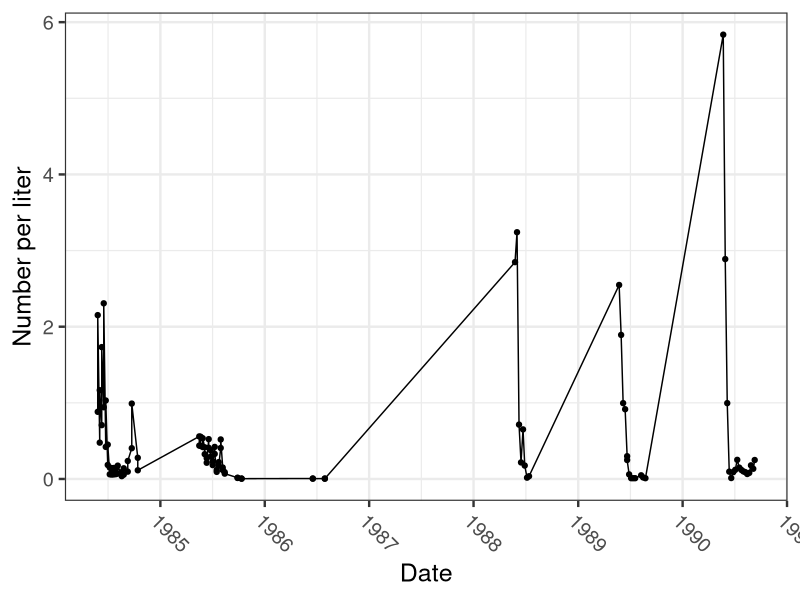
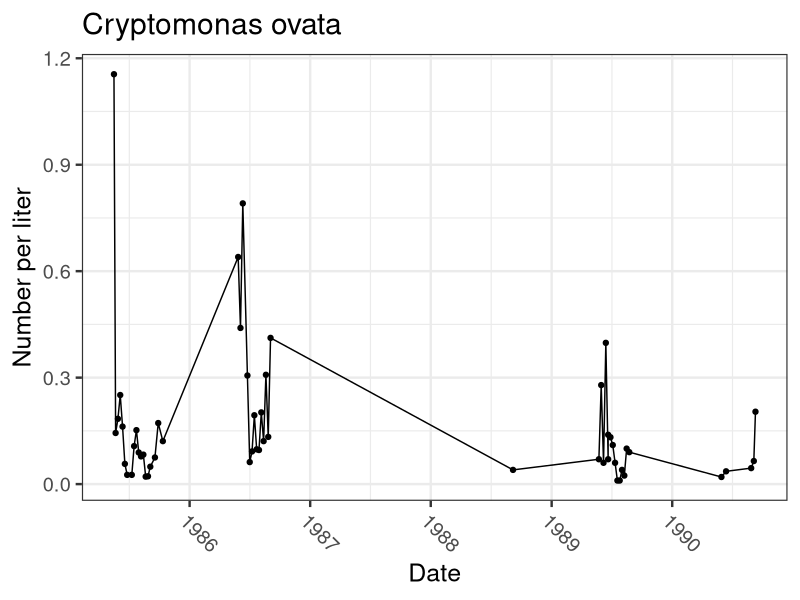
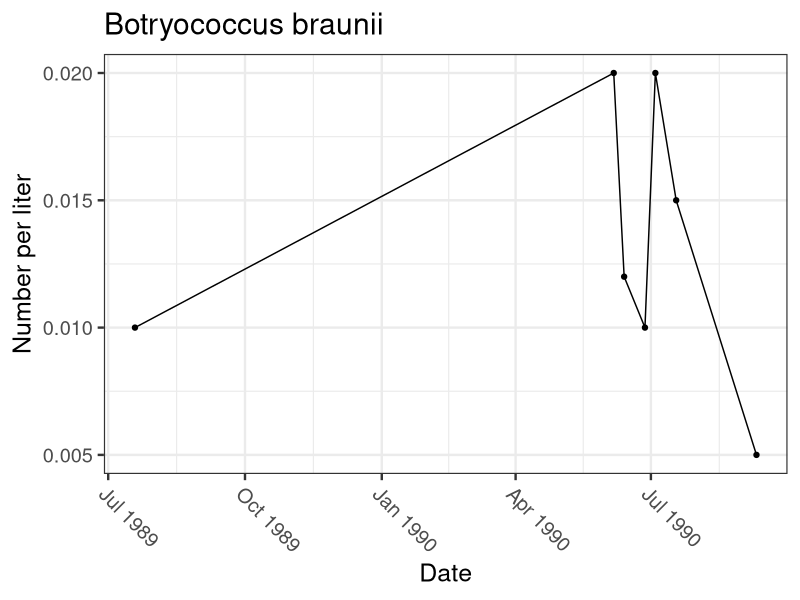
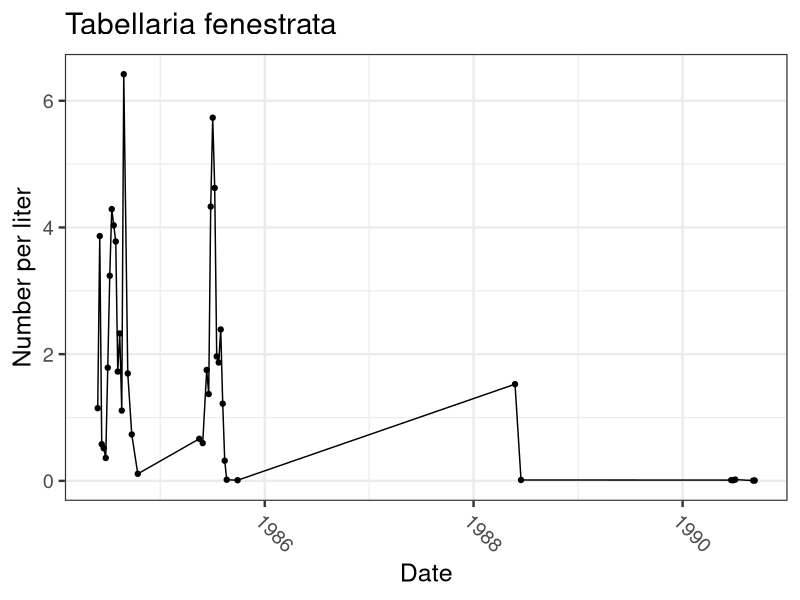
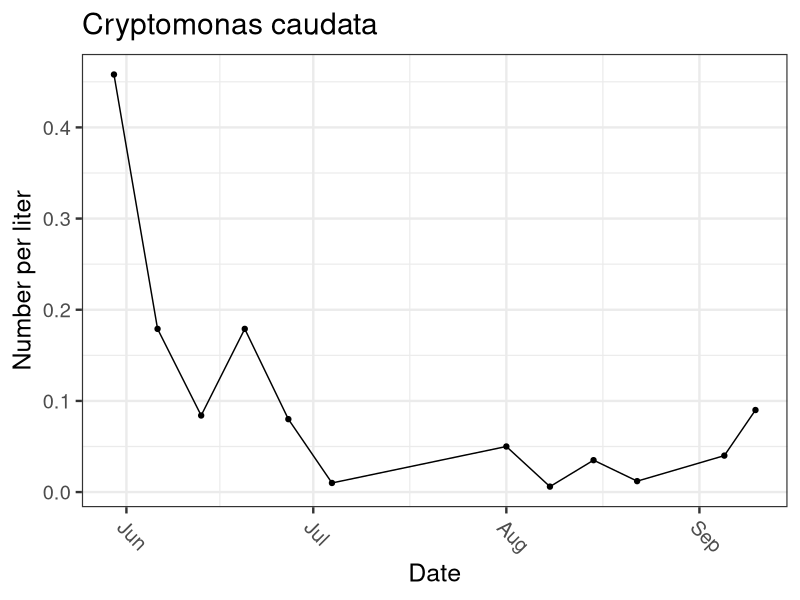
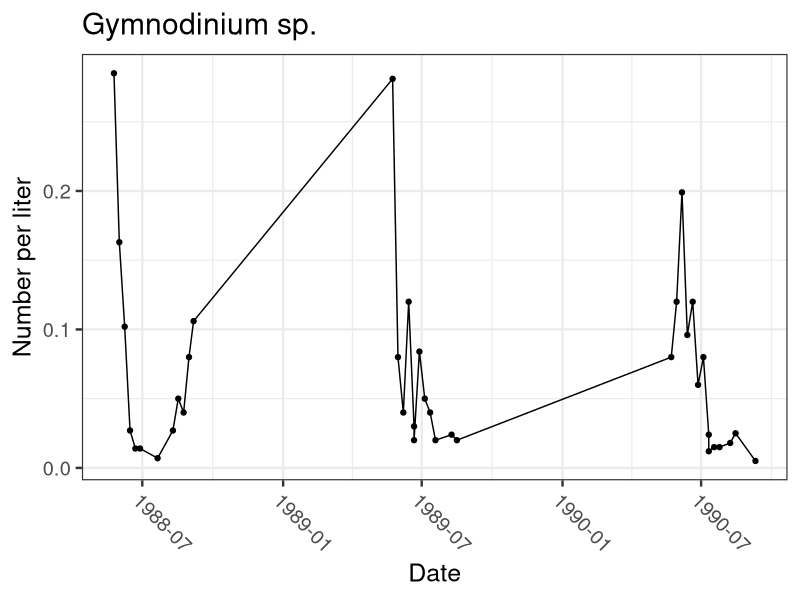
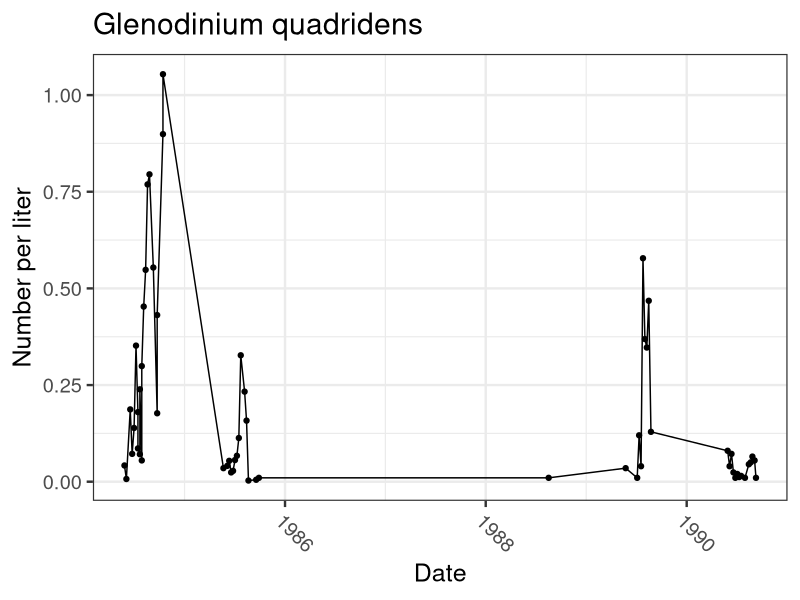
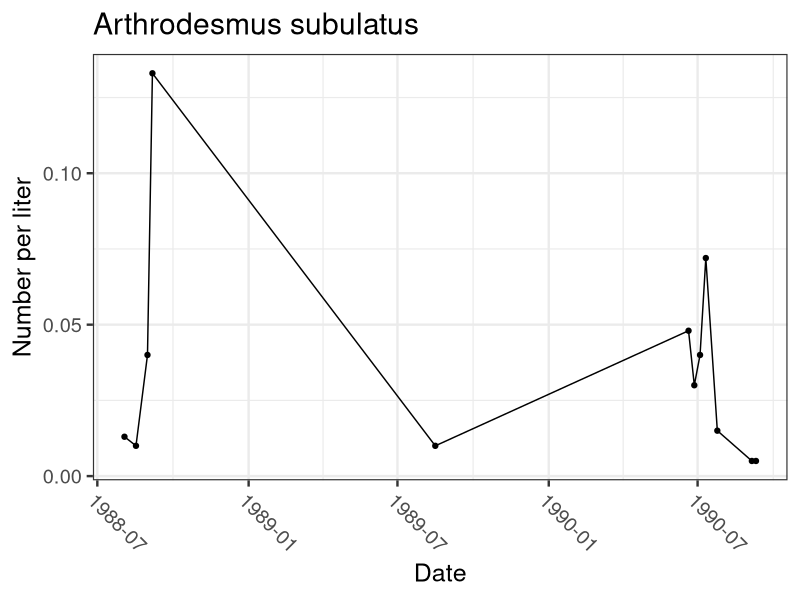

Generate these figures, in order, with R:
# Data from
# https://lter.limnology.wisc.edu/data_TL_phytocatalog/search

library(ggplot2)
library(scales)

data_TL_phyto <- read.csv("./data/cascade_project__phytoplankton.csv")

head(data_TL_phyto)

# subset for Tuesday lake only 
data_TL_phyto <- subset(data_TL_phyto, data_TL_phyto$lakeid=="T")

# how many unique species 
length(unique(data_TL_phyto$taxon_name))
sort(unique(data_TL_phyto$taxon_name))

# How many observations per species 
sort(table(data_TL_phyto$taxon_name))

# save the species names to a .csv
phyto_names <- unique(data_TL_phyto$taxon_name)
write.csv(phyto_names, file = "data/TL_phyto_species.csv")

# convert dates to true dates 
data_TL_phyto$date <- as.Date(data_TL_phyto$sampledate)

# plot an individual time series 
# possible response variables are "concentration" and "total_biovol"
temp_data <- subset(data_TL_phyto, taxon_name=="Closteriopsis longissima")

temp <- ggplot(temp_data, aes(date,concentration)) 
temp <- temp + geom_point() + geom_line()
temp <- temp + ylab("Number per liter")
temp <- temp + xlab("Date")
temp <- temp + theme_bw(base_size=18)
temp <- temp + scale_x_date(labels=date_format("%Y"),breaks=date_breaks("year"))
temp <- temp + theme(axis.text.x = element_text(angle=315,hjust=0)) # fix here
temp

# plot all time series
for (i in unique(data_TL_phyto$taxon_name)){

  temp_data <- subset(data_TL_phyto, taxon_name==i)
  
  temp <- ggplot(temp_data, aes(date,concentration)) 
  temp <- temp + geom_point() + geom_line()
  temp <- temp + ylab("Number per liter")
  temp <- temp + xlab("Date")
  temp <- temp + theme_bw(base_size=18)
  temp <- temp + ggtitle(i)
  temp <- temp + theme(axis.text.x = element_text(angle=315,hjust=0)) # fix here
  print(temp)
  
}

# facet by taxon_name 
temp <- ggplot(data_TL_phyto, aes(date,concentration)) 
temp <- temp + geom_point() + geom_line()
temp <- temp + facet_wrap(~taxon_name)
temp <- temp + ylab("Number per liter")
temp <- temp + xlab("Date")
temp <- temp + theme_bw(base_size=18)
temp <- temp + scale_x_date(labels=date_format("%Y"),breaks=date_breaks("year"))
temp <- temp + theme(axis.text.x = element_text(angle=315,hjust=0)) # fix here
temp

